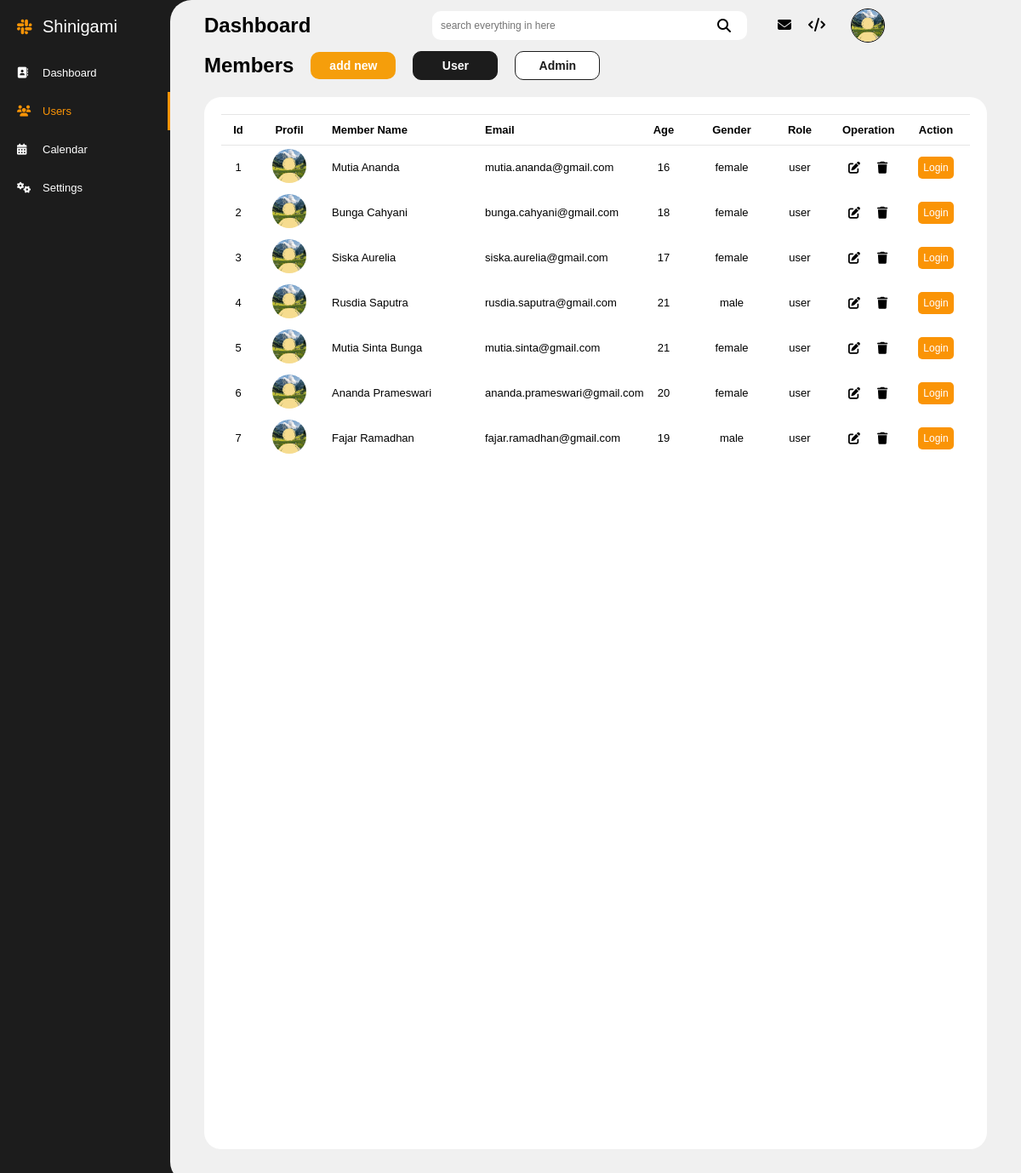
The page /users.php on the database its author committed.
### tables this page shows
CREATE TABLE `users` (
  `id` int(255) NOT NULL,
  `nama` varchar(255) NOT NULL,
  `email` varchar(255) NOT NULL,
  `password` varchar(100) NOT NULL,
  `age` int(100) NOT NULL,
  `gender` varchar(20) NOT NULL,
  `role` varchar(20) NOT NULL
);

### users.php (the view, shortened to what this page needs)
<?php
    require_once "db.php";
    $page = basename($_SERVER['PHP_SELF']);
    $role = $_GET['role'] ?? 'user';
    $sql = "SELECT * FROM users WHERE role = '$role'";
    $result = mysqli_query($db_novel, $sql);
?>
<!DOCTYPE html>
<html lang="en">
<head>
    <link rel="stylesheet" href="css/users.css">
    <link rel="stylesheet" href="css/main.css">
    <link rel="stylesheet" href="css/aside.css">
    <link rel="stylesheet" href="css/navbar.css">
    <link rel="stylesheet" href="css/table.css">
    <link rel="stylesheet" href="https://cdnjs.cloudflare.com/ajax/libs/font-awesome/6.5.2/css/all.min.css" />
</head>
<body>
    <section class="layout">
        <aside class="aside">
            <div class="logo-aside">
                <i class="fa-brands fa-slack"></i>
                <p>Shinigami</p>
            </div>
            <div class="aside-menu">
                <a href="dashboard.php" class="aside-menu-link <?= $page == 'dashboard.php' ? 'active' : '' ?>">
                    <i class="fa-solid fa-address-book"></i>
                    <p>Dashboard</p>
                </a>
                <a href="users.php" class="aside-menu-link <?= $page == 'users.php' ? 'active' : '' ?>">
                    <i class="fa-solid fa-users"></i>
                    <p>Users</p>
                </a>
                <a href="calendar.php" class="aside-menu-link <?= $page == 'calendar.php' ? 'active' : '' ?>">
                    <i class="fa-solid fa-calendar-days"></i>
                    <p>Calendar</p>
                </a>
                <a href="settings.php" class="aside-menu-link <?= $page == 'settings.php' ? 'active' : '' ?>">
                    <i class="fa-solid fa-gears"></i>
                    <p>Settings</p>
                </a>
            </div>
        </aside>
        <div class="main-area">
            <nav class="navbar">
                <div class="nav-left">
                    <h2>Dashboard</h2>
                </div>
                <div class="nav-right">
                    <div class="search-box">
                        <input type="text" name="search" class="search-input" placeholder="search everything in here">
                        <i class="fa-solid fa-magnifying-glass"></i>
                    </div>
                    <a href="https://mail.google.com/mail/?view=cm&to=izhammahendra8@gmail.com&su=Halo&body=Isi%20pesan" target="_blank"> <i class="fa-solid fa-envelope"></i> </a>
                    <a href="" target="_blank"> <i class="fa-solid fa-code"></i> </a>
                    <div class="nav-right-profil">
                        <img src="img/profil.jpg" alt="">
                    </div>
                </div>
            </nav>
            <div class="main-content">
                <div class="user-management">
                    <h2>Members</h2>
                    <a href="add.php">add new</a>
                    <div class="overview">
                        <a href="?role=user" class="<?= $role == 'user' ? 'active' : '' ?>">User</a>
                        <a href="?role=admin" class="<?= $role == 'admin' ? 'active' : '' ?>">Admin</a>
                    </div>
                </div>
                <div class="box-table">
                    <div class="table-users">
                        <table class="table">
                            <thead>
                                <tr>
                                    <th class="id">Id</th>
                                    <th class="profil">Profil</th>
                                    <th class="nama">Member Name</th>
                                    <th class="email">Email</th>
                                    <th class="age">Age</th>
                                    <th class="gender">Gender</th>
                                    <th class="role">Role</th>
                                    <th class="operations">Operation</th>
                                    <th class="action">Action</th>
                                </tr>
                            </thead>
                            <?php
                                $no = 1;
                                while($x = mysqli_fetch_assoc($result)):
                            ?>
                            <tbody>
                                <tr>
                                    <td class="id"> <?= $no++ ?> </td>
                                    <td class="profil"> <img class="profil-users" src="img/profil.jpg" alt=""> </td>
                                    <td class="nama"> <?= $x['nama']?> </td>
                                    <td class="email"> <?= $x['email']?></td>
                                    <td class="age"> <?= $x['age']?> </td>
                                    <td class="gender"> <?= $x['gender']?> </td>
                                    <td class="role"> <?= $x['role']?> </td>
                                    <td>
                                        <div class="operation">
                                            <a href="edit.php?id=<?= $x['id']; ?>"> <i class="fa-solid fa-pen-to-square"></i> </a>
                                            <a href="delete.php?id=<?= $x['id']; ?>"> <i class="fa-solid fa-trash"></i> </a>
                                        </div>
                                    </td>
                                    <td>
                                        <div class="login">
                                            <a href="user.php">Login</a>
                                        </div>
                                    </td>
                                </tr>
                            </tbody>
                            <?php
                                endwhile;
                            ?>
                        </table>
                    </div>
                </div>
            </div>
        </div>
    </section>
</body>
</html>

### css/users.css (style rules this page uses)
.main-content { display: flex; flex-direction: column; margin: 0 40px 40px 40px; flex: 1; gap: 20px; }
.user-management { display: flex; align-items: center; gap: 20px; }
.user-management a { background-color: #f59e0b; color: white; border-radius: 10px; text-align: center; text-decoration: none; font-size: 14px; font-weight: bold; width: 100px; padding: 8px; transition: 0.2s; }
.overview { display: flex; align-items: center; gap: 20px; }
.overview a { background-color: white; color: rgb(28, 28, 28); border: 1px solid rgb(28, 28, 28); transition: 0.2s; }
.overview a.active { background-color: rgb(28, 28, 28); color: white; }
.box-table { background-color: white; border-radius: 20px; font-size: 13px; padding: 20px; flex: 1; }
.table-users { overflow: scroll; scrollbar-width: none; max-height: 400px; height: 100%; width: 100%; }

### css/main.css (style rules this page uses)
* { margin: 0; padding: 0; box-sizing: border-box; font-family: arial, sans-serif; }
.layout { background-color: rgb(28, 28, 28); display: flex; height: 100vh; }
.main-area { background-color: rgb(240, 240, 240); border-top-left-radius: 25px; border-bottom-left-radius: 25px; display: flex; flex-direction: column; flex: 1; }
.main-content { display: flex; justify-content: space-between; flex: 1; gap: 20px; }

### css/aside.css (style rules this page uses)
.aside { background-color: rgb(28, 28, 28); color: white; display: flex; flex-direction: column; height: 100%; width: 200px; padding: 20px 0 20px 20px; gap: 20px; }
.logo-aside { display: flex; align-items: center; font-size: 20px; gap: 10px; }
.logo-aside i { color: #fa9406; }
.aside i { width: 20px; }
.aside-menu-link { color: white; display: flex; align-items: center; font-size: 13px; text-decoration: none; padding: 15px 0; width: 100%; gap: 10px; }
.aside-menu-link.active { border-right: 3px solid #fa9406; color: #fa9406; }

### css/navbar.css (style rules this page uses)
.navbar { display: flex; justify-content: space-between; align-items: center; padding: 10px 40px; width: 100%; }
.nav-right { display: flex; align-items: center; font-size: 16px; width: 100%; gap: 20px; }
.search-box { display: flex; justify-content: right; align-items: center; margin-left: 35px; width: 100%; }
.search-input { background-color: white; border: none; border-radius: 10px; font-size: 12px; max-width: 370px; min-width: 120px; width: 100%; padding: 10px 40px 10px 10px; }
.search-box i { position: relative; right: 35px; }
.nav-right a { color: black; text-decoration: none; }
.nav-right-profil { display: flex; align-items: center; font-size: 12px; font-weight: bold; max-width: 170px; width: 100%; gap: 10px; }
.nav-right-profil img { border: 1px solid black; border-radius: 50%; width: 40px; height: 40px; }

### css/table.css (style rules this page uses)
.table { width: 100%; table-layout: fixed; border-collapse: separate; border-spacing: 0; }
.table thead { background-color: white; position: sticky; top: 0; }
.table th { border-top: 1px solid rgba(0,0,0,0.1); box-shadow: 0 1px 0 rgba(0,0,0,0.1); padding: 10px; }
.table td { text-align: center; padding: 5px 10px; }
.table td.nama, .table td.email, .table th.nama, .table th.email { text-align: left; width: 180px; }
.id { text-align: center; width: 40px; }
.profil-users { border-radius: 50%; width: 40px; height: 40px; }
.operation { display: flex; justify-content: center; align-items: center; gap: 20px; }
.operation a { color: black; text-decoration: none; font-size: 14px; transition: 0.2s; }
.login a { background-color: #fa9406; color: white; text-decoration: none; font-size: 12px; border-radius: 5px; padding: 6px; transition: 0.2s; }

### rows shown on the page
users: nama "Mutia Ananda", email "mutia.ananda@gmail.com", age "16", gender "female", role "user"
users: nama "Bunga Cahyani", email "bunga.cahyani@gmail.com", age "18", gender "female", role "user"
users: nama "Siska Aurelia", email "siska.aurelia@gmail.com", age "17", gender "female", role "user"
users: nama "Rusdia Saputra", email "rusdia.saputra@gmail.com", age "21", gender "male", role "user"
users: nama "Mutia Sinta Bunga", email "mutia.sinta@gmail.com", age "21", gender "female", role "user"
users: nama "Ananda Prameswari", email "ananda.prameswari@gmail.com", age "20", gender "female", role "user"
users: nama "Fajar Ramadhan", email "fajar.ramadhan@gmail.com", age "19", gender "male", role "user"
